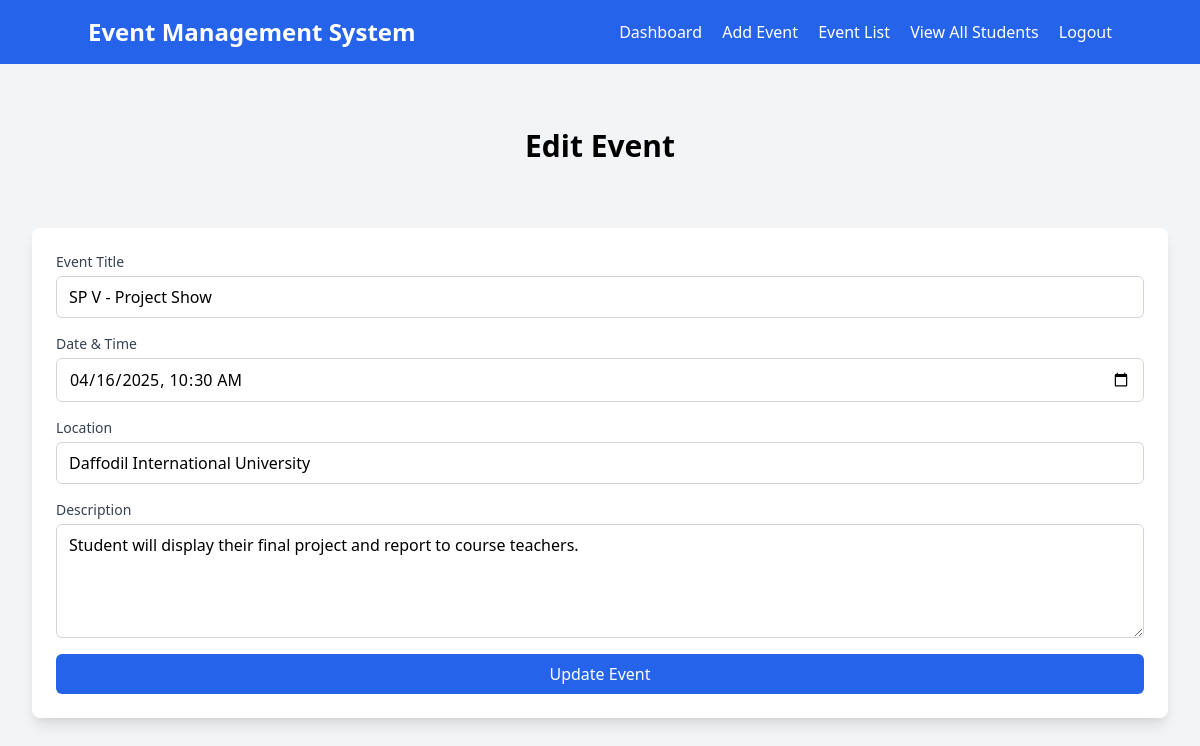
The app's page /admin/edit_event.php?id=1 (signed in) with its own data.
### tables this page shows
CREATE TABLE `events` (
  `id` int(11) NOT NULL,
  `title` varchar(255) NOT NULL,
  `date` datetime NOT NULL,
  `location` varchar(255) NOT NULL,
  `description` text NOT NULL
);

### admin/edit_event.php (the view, shortened to what this page needs)
<?php
include('../includes/db.php');
if ($_SERVER['REQUEST_METHOD'] == 'GET') {
    $event_id = $_GET['id'];
    $sql = "SELECT * FROM events WHERE id = $event_id";
    $result = $conn->query($sql);
    $event = $result->fetch_assoc();
}
?>
<!DOCTYPE html>
<html lang="en">
<head>
    <link href="https://cdn.jsdelivr.net/npm/tailwindcss@2.0.3/dist/tailwind.min.css" rel="stylesheet">
</head>
<body class="bg-gray-100">
    <?php include('../includes/navbar.php'); ?>
    <header class="text-center pt-16 pb-8">
        <h1 class="text-3xl font-bold">Edit Event</h1>
    </header>
    <main class="pt-8 px-4 sm:px-6 lg:px-8 max-w-screen-xl mx-auto">
        <div class="bg-white p-6 rounded-lg shadow-lg">
            <form action="edit_event.php" method="POST">
                <div class="mb-4">
                    <label for="title" class="block text-sm font-medium text-gray-700">Event Title</label>
                    <input type="text" name="title" value="<?= isset($event['title']) ? $event['title'] : '' ?>" class="mt-1 block w-full px-3 py-2 border border-gray-300 rounded-md" required>
                </div>
                <div class="mb-4">
                    <label for="date" class="block text-sm font-medium text-gray-700">Date & Time</label>
                    <input type="datetime-local" name="date" value="<?= isset($event['date']) ? date('Y-m-d\TH:i', strtotime($event['date'])) : '' ?>" class="mt-1 block w-full px-3 py-2 border border-gray-300 rounded-md" required>
                </div>
                <div class="mb-4">
                    <label for="location" class="block text-sm font-medium text-gray-700">Location</label>
                    <input type="text" name="location" value="<?= isset($event['location']) ? $event['location'] : '' ?>" class="mt-1 block w-full px-3 py-2 border border-gray-300 rounded-md" required>
                </div>
                <div class="mb-4">
                    <label for="description" class="block text-sm font-medium text-gray-700">Description</label>
                    <textarea name="description" rows="4" class="mt-1 block w-full px-3 py-2 border border-gray-300 rounded-md" required><?= isset($event['description']) ? $event['description'] : '' ?></textarea>
                </div>
                <button type="submit" class="w-full bg-blue-600 text-white py-2 rounded-md">Update Event</button>
            </form>
        </div>
    </main>
</body>
</html>

### records on screen
events: title "SP V - Project Show", date "04/16/2025 10:30", location "Daffodil International University", description "Student will display their final project and report to course teachers."
